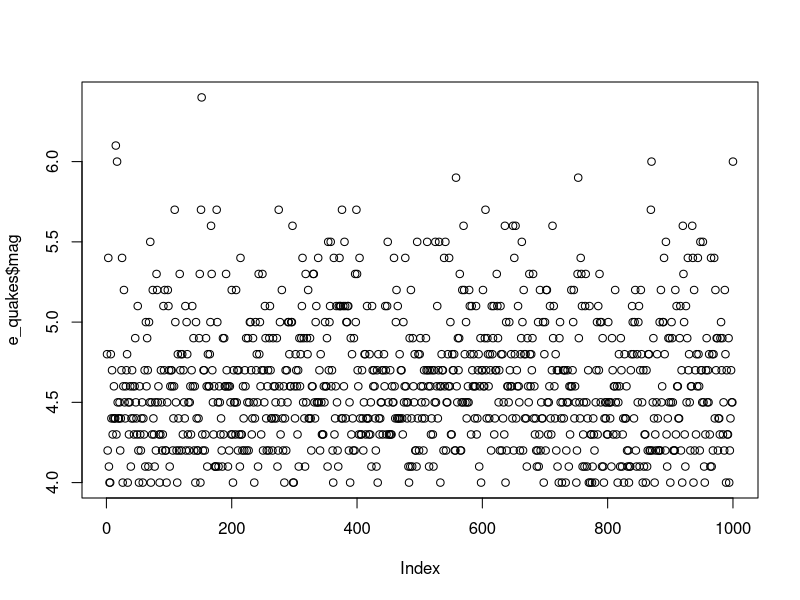
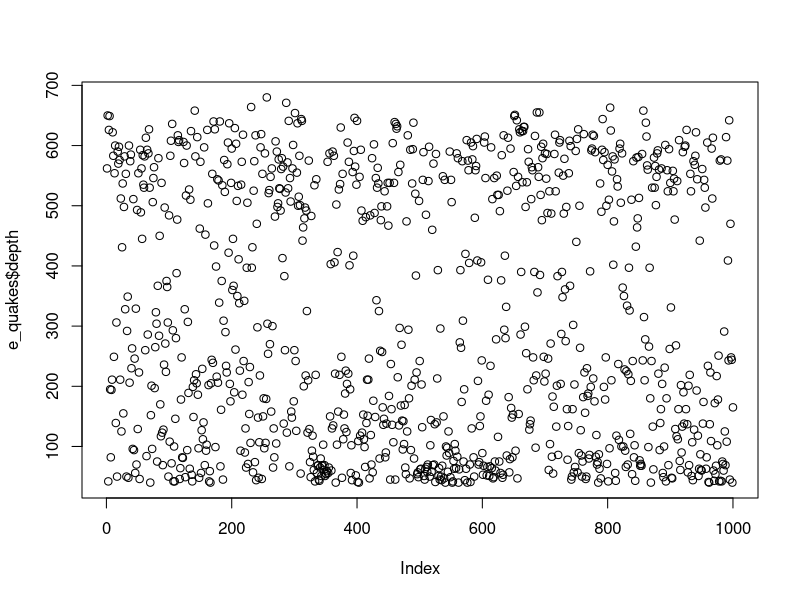
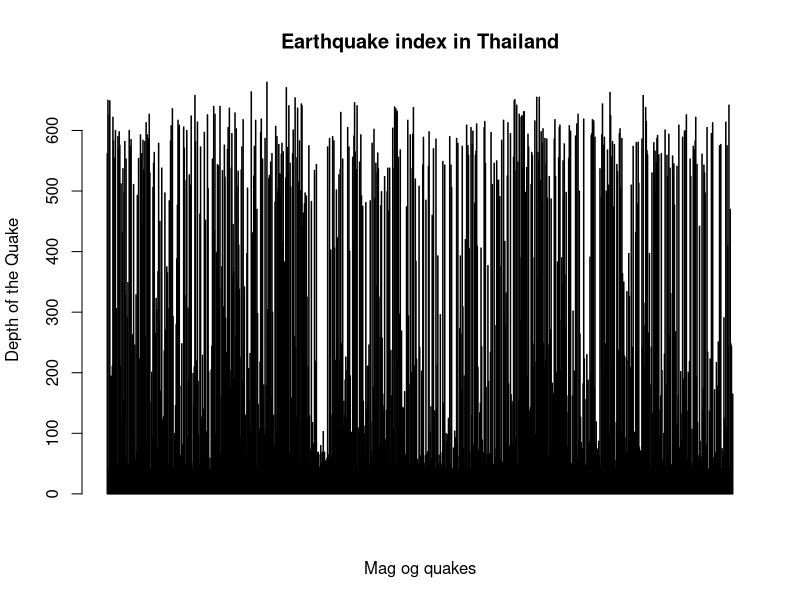
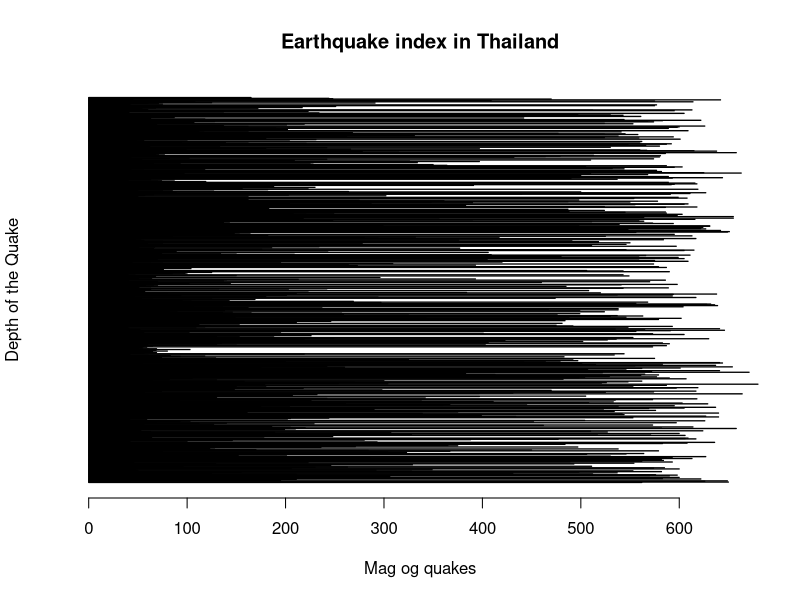
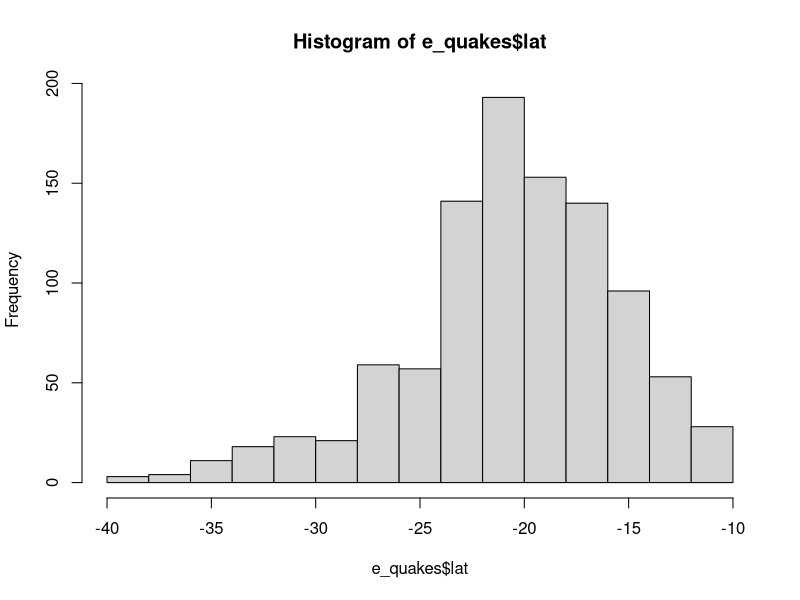
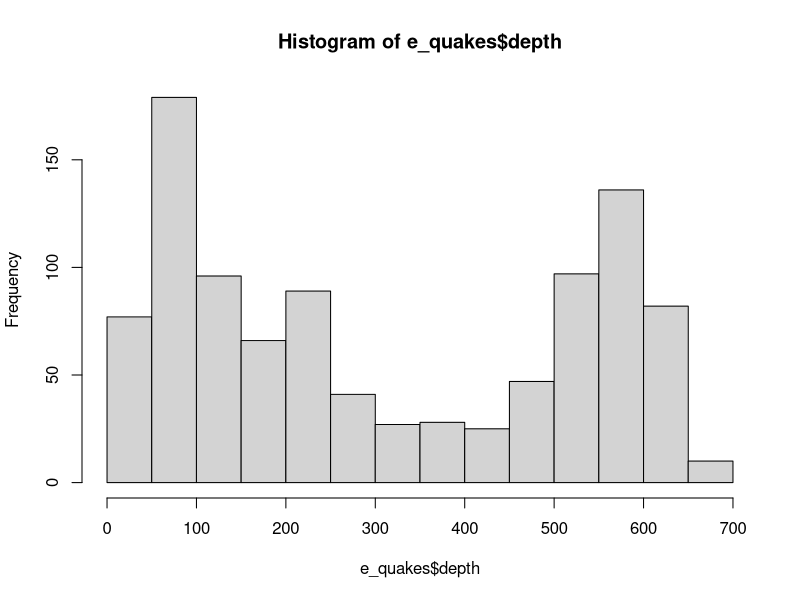

These figures' R source, in order: (Note: this script raises an error after producing the figures.)
######Stats#############

e_quakes<-datasets::quakes
e_quakes
head(e_quakes,10)
tail(e_quakes,10)
e_quakes[,c(3,4)]
e_quakes$depth
e_quakes$mag

######Summary##########

summary(e_quakes)
summary(e_quakes$mag)
e_quakes

######Plot#########

plot(e_quakes$mag)
plot(e_quakes$depth)

######V.BarPlot#########

barplot(e_quakes$depth,
        xlab = "Mag og quakes",
        ylab = "Depth of the Quake",
        main = "Earthquake index in Thailand",
        col = "blue")

######H.BarPlot#########

barplot(e_quakes$depth,
        xlab = "Mag og quakes",
        ylab = "Depth of the Quake",
        main = "Earthquake index in Thailand",
        col = "blue",
        horiz = T)

######Histogram#########
hist(e_quakes$lat)
hist(e_quakes$depth)
hist(e_quakes)

######Histogram#########
hist(e_quakes$depth,
     xlab = "Depth Og the Quakes",
     ylab = "Frequency of the Quakes",
     main = "Quakes in Thailand",
     col = "blue")

######Boxplot#########
boxplot(e_quakes$mag)
boxplot(e_quakes$depth)

boxplot(e_quakes[2:4],main="multiple")


 
######Var, SD, Skewness, Kurtosis#########

plot(e_quakes,type="l")
sd(e_quakes$lat)
sd(e_quakes$depth,na.rm = T)
var(e_quakes$stations)
skewness(e_quakes$depth)
skewness(e_quakes$mag)
kurtosis(e_quakes$mag) 















